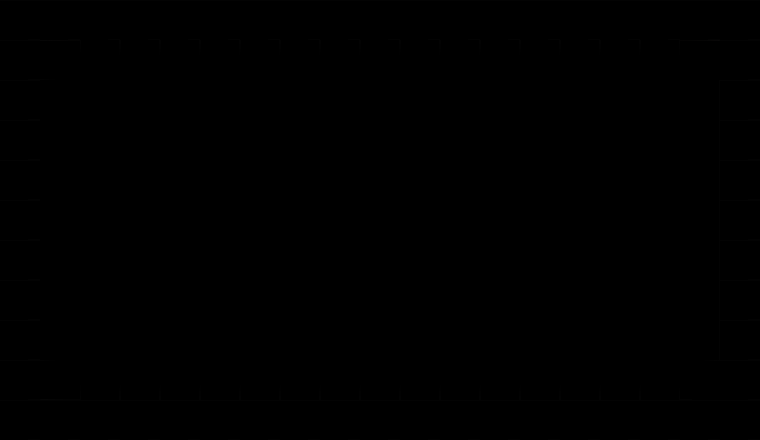

Below is a game level as drawn by its tile map, then a one-line description and the .tmx that defines it (tile-layer data replaced by summaries):
An orthogonal 19x11 tile map with 40x40 px tiles, 1 tile layer (块层 1).

<map version="1.0" orientation="orthogonal" width="19" height="11" tilewidth="40" tileheight="40">
 <tileset firstgid="1" name="bcmap_skin" tilewidth="40" tileheight="40">
  <image source="bcmap_skin.png" width="200" height="280" />
 </tileset>
 <layer name="块层 1" width="19" height="11">
  <data>[209 cells, 104 non-empty, 9 distinct tile ids]</data>
 </layer>
</map>
